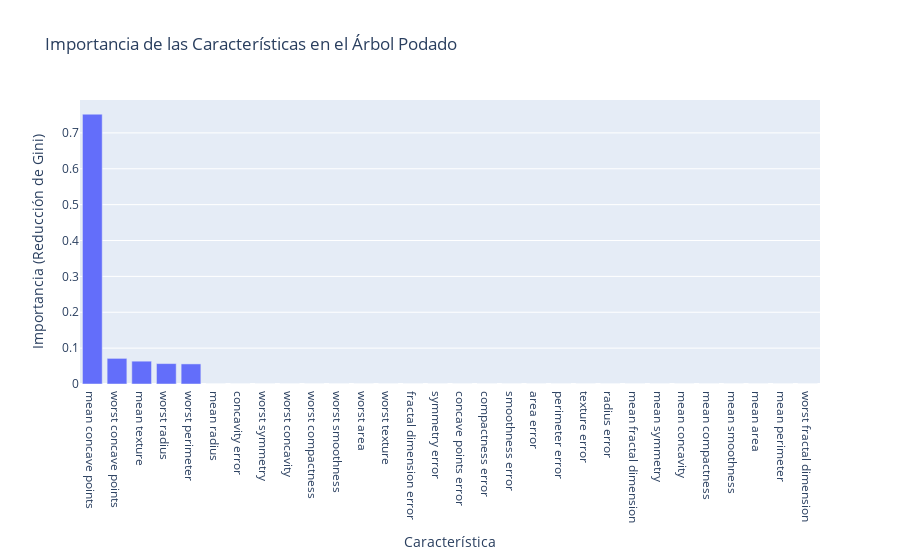
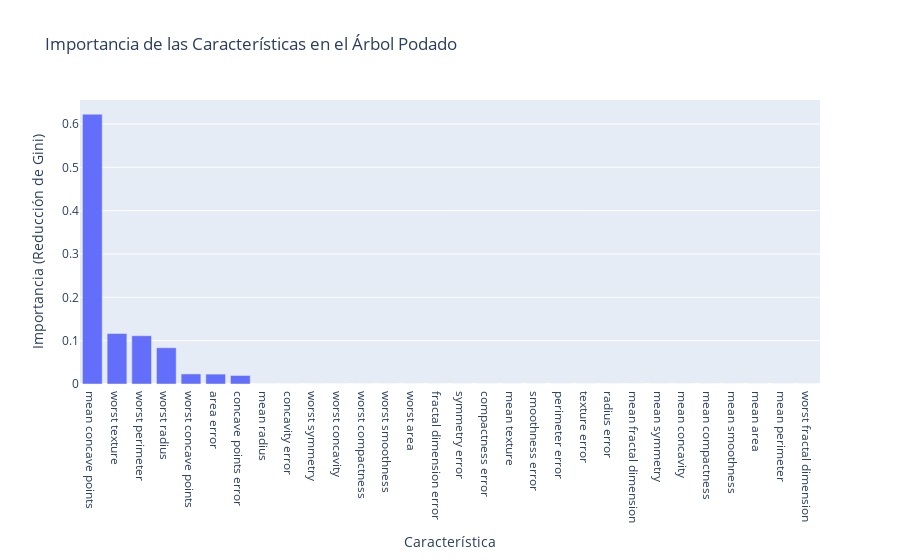

Notebook cell for these charts, in order:
### Markdown cell above
---------------------

#### 7.  **Comparación de Métricas de Impureza:** En el árbol podado con Gini, anota la importancia de las 5 características principales. Ahora, fuerza el entrenamiento y la poda usando `'entropy'` como criterio. Compara la nueva lista de las 5 características más importantes. ¿Son las mismas? ¿En el mismo orden?

`Respuesta`:

### Code cell
# Primero vamos a podar el árbol usando gini como criterio
path_gini = tree_pruned.cost_complexity_pruning_path(X_train, y_train)
ccp_alphas_gini = path_gini.ccp_alphas
# Excluimos el alpha máximo que eliminaría todo el árbol
ccp_alphas_gini = ccp_alphas_gini[:-1]
# Encontrar el mejor alpha con Validación Cruzada
param_grid_gini = {'ccp_alpha': ccp_alphas_gini}
grid_search_gini = GridSearchCV(DecisionTreeClassifier(random_state=42), param_grid_gini, cv=5, scoring='accuracy')
grid_search_gini.fit(X_train, y_train)
best_alpha_gini = grid_search_gini.best_params_['ccp_alpha']
# Reentrenamos el modelo con el mejor alpha
tree_pruned_gini = grid_search_gini.best_estimator_
# Evaluamos el nuevo modelo podado
y_train_pred_p_gini = tree_pruned_gini.predict(X_train)
y_test_pred_p_gini = tree_pruned_gini.predict(X_test)
train_accuracy_p_gini = accuracy_score(y_train, y_train_pred_p_gini)
test_accuracy_p_gini = accuracy_score(y_test, y_test_pred_p_gini)
# Evaluamos precisión del árbol podado con Gini
print("\n--- Árbol Podado con Gini---")
print(f"Precisión en Entrenamiento: {train_accuracy_p:.4f}")
print(f"Precisión en Prueba: {test_accuracy_p:.4f}")
# Mostramos las características más importantes del árbol podado con Gini
importances = pd.DataFrame({
    'feature': X_train.columns,
    'importance': tree_pruned_gini.feature_importances_
}).sort_values('importance', ascending=False)
fig = px.bar(
    importances,
    x='feature',
    y='importance',
    title='Importancia de las Características en el Árbol Podado',
    labels={'feature': 'Característica', 'importance': 'Importancia (Reducción de Gini)'}
)
fig.show()

# ================================================================================================
# Ahora vamos a podar usando entropy como criterio
path_entropy = tree_pruned.cost_complexity_pruning_path(X_train, y_train)
ccp_alphas_entropy = path_entropy.ccp_alphas
# Excluimos el alpha máximo que eliminaría todo el árbol
ccp_alphas_entropy = ccp_alphas_entropy[:-1]
# Encontrar el mejor alpha con Validación Cruzada
param_grid_entropy = {'ccp_alpha': ccp_alphas_entropy}
grid_search_entropy = GridSearchCV(DecisionTreeClassifier(random_state=42, criterion='entropy'), param_grid_entropy, cv=5, scoring='accuracy')
grid_search_entropy.fit(X_train, y_train)
best_alpha_entropy = grid_search_entropy.best_params_['ccp_alpha']
# Reentrenamos el modelo con el mejor alpha
tree_pruned_entropy = grid_search_entropy.best_estimator_
# Evaluamos el nuevo modelo podado
y_train_pred_p_entropy = tree_pruned_entropy.predict(X_train)
y_test_pred_p_entropy = tree_pruned_entropy.predict(X_test)
train_accuracy_p_entropy = accuracy_score(y_train, y_train_pred_p_entropy)
test_accuracy_p_entropy = accuracy_score(y_test, y_test_pred_p_entropy)
# Evaluamos precisión del árbol podado con Entropy
print("\n--- Árbol Podado con Entropy ---")
print(f"Precisión en Entrenamiento: {train_accuracy_p_entropy:.4f}")
print(f"Precisión en Prueba: {test_accuracy_p_entropy:.4f}")
# Mostramos las características más importantes del árbol podado con Gini
importances = pd.DataFrame({
    'feature': X_train.columns,
    'importance': tree_pruned_entropy.feature_importances_
}).sort_values('importance', ascending=False)
fig = px.bar(
    importances,
    x='feature',
    y='importance',
    title='Importancia de las Características en el Árbol Podado',
    labels={'feature': 'Característica', 'importance': 'Importancia (Reducción de Gini)'}
)
fig.show()

### Figure 1 — Plotly figure (JSON) as saved in the notebook; plotly's stock layout.template omitted (floating-point values rounded to 4 significant figures)
{"data": [{"hovertemplate": "Característica=%{x}<br>Importancia (Reducción de Gini)=%{y}<extra></extra>", "legendgroup": "", "marker": {"color": "#636efa", "pattern": {"shape": ""}}, "name": "", "orientation": "v", "showlegend": false, "textposition": "auto", "type": "bar", "x": ["mean concave points", "worst concave points", "mean texture", "worst radius", "worst perimeter", "mean radius", "concavity error", "worst symmetry", "worst concavity", "worst compactness", "worst smoothness", "worst area", "worst texture", "fractal dimension error", "symmetry error", "concave points error", "compactness error", "smoothness error", "area error", "perimeter error", "texture error", "radius error", "mean fractal dimension", "mean symmetry", "mean concavity", "mean compactness", "mean smoothness", "mean area", "mean perimeter", "worst fractal dimension"], "xaxis": "x", "y": [0.7521, 0.07141, 0.06361, 0.05689, 0.05601, 0.0, 0.0, 0.0, 0.0, 0.0, 0.0, 0.0, 0.0, 0.0, 0.0, 0.0, 0.0, 0.0, 0.0, 0.0, 0.0, 0.0, 0.0, 0.0, 0.0, 0.0, 0.0, 0.0, 0.0, 0.0], "yaxis": "y"}], "layout": {"barmode": "relative", "legend": {"tracegroupgap": 0}, "title": {"text": "Importancia de las Características en el Árbol Podado"}, "xaxis": {"anchor": "y", "domain": [0, 1], "title": {"text": "Característica"}}, "yaxis": {"anchor": "x", "domain": [0, 1], "title": {"text": "Importancia (Reducción de Gini)"}}}}

### Figure 2 — Plotly figure (JSON) as saved in the notebook; plotly's stock layout.template omitted (floating-point values rounded to 4 significant figures)
{"data": [{"hovertemplate": "Característica=%{x}<br>Importancia (Reducción de Gini)=%{y}<extra></extra>", "legendgroup": "", "marker": {"color": "#636efa", "pattern": {"shape": ""}}, "name": "", "orientation": "v", "showlegend": false, "textposition": "auto", "type": "bar", "x": ["mean concave points", "worst texture", "worst perimeter", "worst radius", "worst concave points", "area error", "concave points error", "mean radius", "concavity error", "worst symmetry", "worst concavity", "worst compactness", "worst smoothness", "worst area", "fractal dimension error", "symmetry error", "compactness error", "mean texture", "smoothness error", "perimeter error", "texture error", "radius error", "mean fractal dimension", "mean symmetry", "mean concavity", "mean compactness", "mean smoothness", "mean area", "mean perimeter", "worst fractal dimension"], "xaxis": "x", "y": [0.6226, 0.1165, 0.1114, 0.08365, 0.02326, 0.02285, 0.01966, 0.0, 0.0, 0.0, 0.0, 0.0, 0.0, 0.0, 0.0, 0.0, 0.0, 0.0, 0.0, 0.0, 0.0, 0.0, 0.0, 0.0, 0.0, 0.0, 0.0, 0.0, 0.0, 0.0], "yaxis": "y"}], "layout": {"barmode": "relative", "legend": {"tracegroupgap": 0}, "title": {"text": "Importancia de las Características en el Árbol Podado"}, "xaxis": {"anchor": "y", "domain": [0, 1], "title": {"text": "Característica"}}, "yaxis": {"anchor": "x", "domain": [0, 1], "title": {"text": "Importancia (Reducción de Gini)"}}}}
